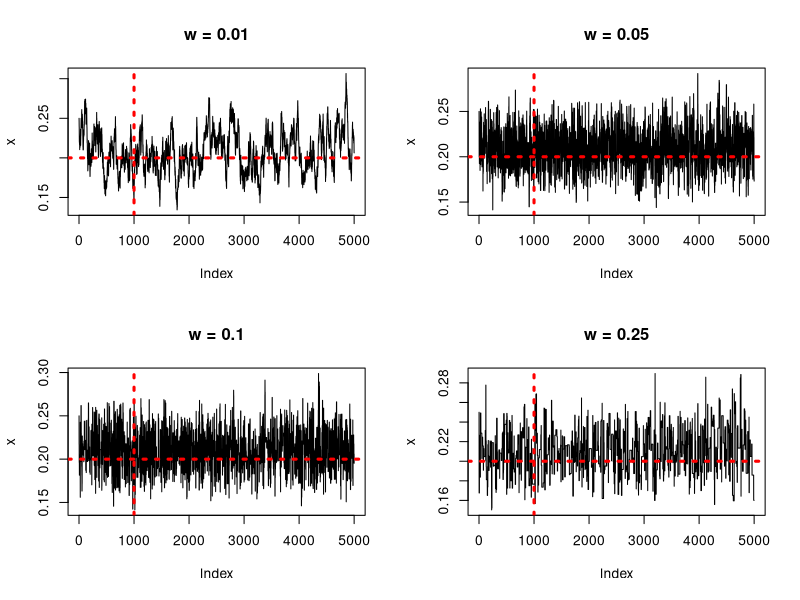
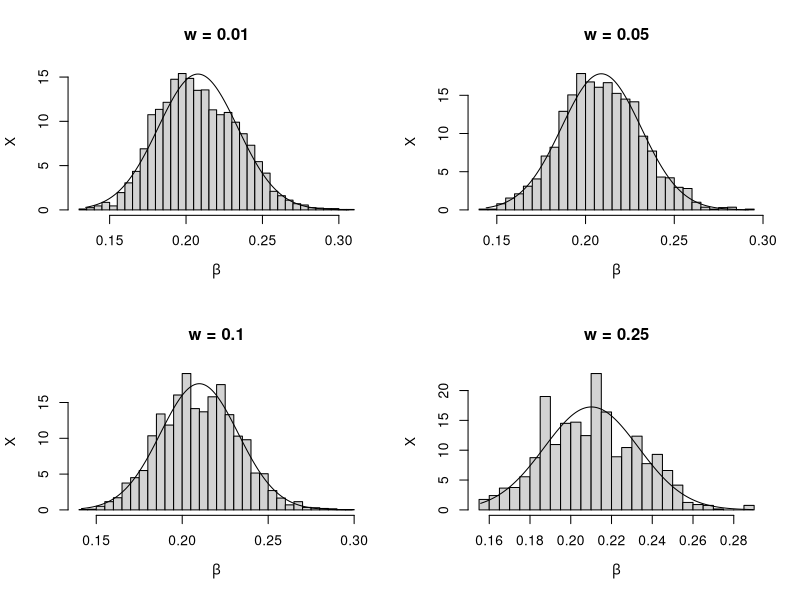

The R source for these figures, in order:
set.seed(2023)

b <- 0.2 # actual value of beta
m <- 5000 # length of the chain
burn <- 1000 # burn-in time
days <- 250 
x <- numeric(m) # the chain

# generate the observed frequencies of winners
i <- sample(1:5,size=days, replace=TRUE, prob=c(1,1-b,1-2*b,2*b,b))
win <- tabulate(i)

# the following function prob computes the target density
# (without the constant)
prob <- function(y,win){
  if(y < 0 || y >= 0.5)
    return(0)
  return( (1/3)^win[1] *
    ((1-y)/3)^win[2] * ((1-2*y)/3)^win[3] *
      ((2*y)/3)^win[4] * (y/3)^win[5] )
}

u <- runif(m) # for accept/reject step

X = matrix(numeric(4*m),ncol=4)
reject.rates = numeric(4)
mean.xb = numeric(4)
ws = c(0.01,0.05,0.1,0.25)
for(p in 1:4){
  set.seed(2023)
  w = ws[p]
  k <- 0
  v <- runif(m,-w,w) # proposal distribution
  x[1] <- 0.25
  for(i in 2:m){
    y <- x[i-1] + v[i]
    if (u[i] <= prob(y,win) / prob(x[i-1],win)){ # accept
      x[i] <- y} 
    else{
        x[i] <- x[i-1] # reject 
        k <- k+1
    }
  }
  X[,p] = x
  xb <- x[-(1:burn)]
  reject.rates[p] = k/m
  mean.xb[p] = mean(xb)
}

# plot the chain the histogram

par(mfrow=c(2,2))
for(p in 1:4){
  x = X[,p]
  plot(x,type='l',main=paste('w =',ws[p]))
  abline(h=b,v=burn,lty=3,col='red',lwd=3)
}

for(p in 1:4){
  x = X[,p]
  xb <- x[-(1:burn)]
  hist(xb,prob=TRUE,breaks = 'Scott',xlab=bquote(beta),ylab='X',main=paste('w =',ws[p]))
  z <- seq(min(xb),max(xb),length=200)
  lines(z,dnorm(z,mean(xb),sd(xb)))
}

Table = as.data.frame(rbind(mean.xb,reject.rates))
colnames(Table) <- ws
rownames(Table) <- c('sample mean ','reject rates ')
Table
